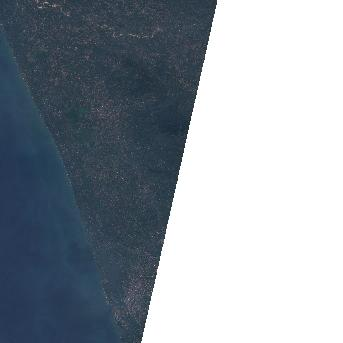
#> input picture Dataset Feasibility Study/Dataset feasibility check/output_data/satellite_2019.jpg, 343 x 343 px
$ python 04_complete_town_risk_assessment.py
#> lines starting #> are read from the running program, lines starting #| are printed output that depends on the picture; after the words box and inside, x2 and y2 are one past the last pixel; in counts of white or black regions, pixels touching at a corner belong together
import os
import json
import numpy as np
from PIL import Image
import matplotlib.pyplot as plt

print("=" * 75)
print("MODULE 4: COMPLETE INTEGRATED TOWN PLANNING RISK ASSESSMENT PIPELINE")
print("=" * 75)

BBOX = [76.30, 10.05, 76.40, 10.15]
TOWN_NAME = "Aluva / North Kochi (Periyar Basin, Kerala)"
GRID_SIZE = 60

os.makedirs("output_data", exist_ok=True)
provenance = {"module_4_risk_pipeline": "LIVE_SYNTHESIS"}

# -------------------------------------------------------------
# 1. Load Geospatial Datasets
# -------------------------------------------------------------
print("\n[+] Step 1: Loading Multi-Source Geospatial Datasets...")

# 1.1 Elevation DEM (Copernicus DEM)
dem_file = "output_data/elevation_dem.npy"
if os.path.exists(dem_file):
    raw_elevation = np.load(dem_file)
    img_elev = Image.fromarray(raw_elevation)
    elevation = np.array(img_elev.resize((GRID_SIZE, GRID_SIZE), Image.Resampling.BILINEAR))
else:
    print("⚠️ [WARNING: Using synthetic topography fallback]")
    y, x = np.mgrid[0:GRID_SIZE, 0:GRID_SIZE]
    elevation = 4.0 + 12.0 * (x / GRID_SIZE) + 6.0 * np.sin(y / 4.0)

# 1.2 Water Distance Matrix (OpenStreetMap Hydrography)
water_file = "output_data/water_distance_matrix.npy"
if os.path.exists(water_file):
    raw_dist = np.load(water_file)
    img_w = Image.fromarray(raw_dist)
    water_dist = np.array(img_w.resize((GRID_SIZE, GRID_SIZE), Image.Resampling.BILINEAR))
else:
    print("⚠️ [WARNING: Using synthetic water channel fallback]")
    water_dist = np.zeros((GRID_SIZE, GRID_SIZE))
    for r in range(GRID_SIZE):
        for c in range(GRID_SIZE):
            river_c = int(GRID_SIZE * 0.45 + 4 * np.sin(r / 4.0))
            water_dist[r, c] = abs(c - river_c) * 150.0

# 1.3 Satellite Multi-Temporal Landcover / Built-up Masks
sat_2019_path = "output_data/satellite_2019.jpg"
sat_2024_path = "output_data/satellite_2024.jpg"

if os.path.exists(sat_2019_path) and os.path.exists(sat_2024_path):
    img_19 = Image.open(sat_2019_path).convert('RGB').resize((GRID_SIZE, GRID_SIZE))
    img_24 = Image.open(sat_2024_path).convert('RGB').resize((GRID_SIZE, GRID_SIZE))
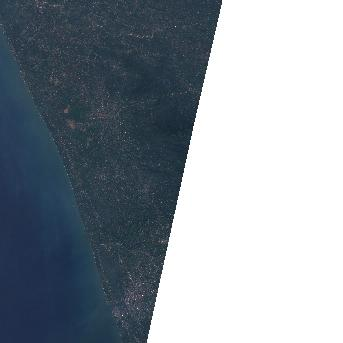
#> input picture Dataset Feasibility Study/Dataset feasibility check/output_data/satellite_2024.jpg, 343 x 343 px
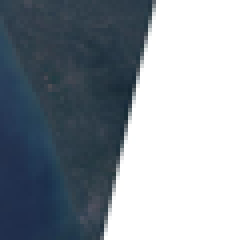
#> img_24: PIL image 60x60 RGB (shown 4 times larger); mean R, G, B 141.4, 150.2, 158.5
    arr_19 = np.array(img_19, dtype=float)
    arr_24 = np.array(img_24, dtype=float)

    # 1. Mask out nodata background (outside satellite orbit swath)
    valid_land = (arr_19[:, :, 0] > 15) & (arr_19[:, :, 0] < 240) & \
                 (arr_24[:, :, 0] > 15) & (arr_24[:, :, 0] < 240)
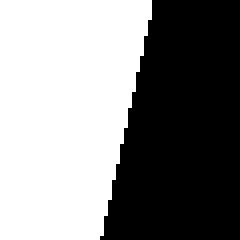
#> valid_land: shape (60, 60) bool (shown 4 times larger); 53.1% white; 1 black region, box (x1, y1, x2, y2) and area: (25, 0, 60, 60) 1687

    # 2. Extract significant spectral expansion clusters
    spectral_diff = np.mean(np.abs(arr_24 - arr_19), axis=2)
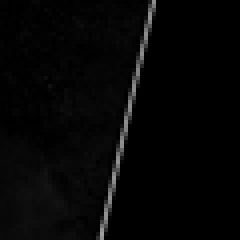
#> spectral_diff: shape (60, 60) float64 (shown 4 times larger); min 0, max 160.3, mean 5.7
    if np.any(valid_land):
        diff_thresh = np.percentile(spectral_diff[valid_land], 80)
#> diff_thresh = 9
        new_urban_growth = valid_land & (spectral_diff >= diff_thresh)
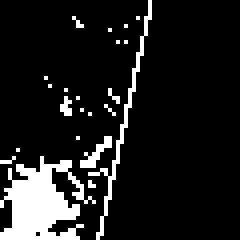
#> new_urban_growth: shape (60, 60) bool (shown 4 times larger); 11.7% white; 22 white regions (19 under 20 px), largest, box (x1, y1, x2, y2) and area: (0, 39, 24, 60) 277, (22, 0, 38, 60) 77, (20, 34, 28, 42) 24
    else:
        new_urban_growth = np.zeros((GRID_SIZE, GRID_SIZE), dtype=bool)
else:
    print("⚠️ [WARNING: Using synthetic urban expansion mask]")
    np.random.seed(42)
    new_urban_growth = np.zeros((GRID_SIZE, GRID_SIZE), dtype=bool)
    new_urban_growth[15:25, 10:20] = True
    new_urban_growth[35:45, 15:25] = True

# -------------------------------------------------------------
# 2. Multi-Criteria Risk Scoring Engine (Project Novelty)
# -------------------------------------------------------------
print("\n[+] Step 2: Executing Multi-Criteria Flood & Growth Risk Scoring...")

low_elevation_thresh = float(np.percentile(elevation, 30)) # Lowest 30% elevation tier (<8m ASL)
water_buffer_thresh = 350.0                                # Within 350m of water channels

is_low_elevation = elevation <= low_elevation_thresh
is_near_water = water_dist <= water_buffer_thresh

# [5 lines of commented-out code are left out]

risk_map = np.zeros((GRID_SIZE, GRID_SIZE), dtype=int)
risk_map[new_urban_growth & (~is_low_elevation) & (~is_near_water)] = 1
risk_map[new_urban_growth & (is_low_elevation ^ is_near_water)] = 2
risk_map[new_urban_growth & is_low_elevation & is_near_water] = 3

total_new_pixels = int(np.sum(new_urban_growth))
#> total_new_pixels = 420
high_risk_pixels = int(np.sum(risk_map == 3))
med_risk_pixels = int(np.sum(risk_map == 2))
low_risk_pixels = int(np.sum(risk_map == 1))

print(f"    Total New Urban Expansion Detected: {total_new_pixels} zones")
#|     Total New Urban Expansion Detected: 420 zones
print(f"    -> High Risk Zones (Floodplain + Water Proximity): {high_risk_pixels} zones ({high_risk_pixels/max(1,total_new_pixels)*100:.1f}%)")
#|     -> High Risk Zones (Floodplain + Water Proximity): 15 zones (3.6%)
print(f"    -> Medium Risk Zones (Moderate Hazard): {med_risk_pixels} zones ({med_risk_pixels/max(1,total_new_pixels)*100:.1f}%)")
#|     -> Medium Risk Zones (Moderate Hazard): 218 zones (51.9%)
print(f"    -> Safe / Low Risk Development: {low_risk_pixels} zones ({low_risk_pixels/max(1,total_new_pixels)*100:.1f}%)")
#|     -> Safe / Low Risk Development: 187 zones (44.5%)

# -------------------------------------------------------------
# 3. Create Multi-Panel Research Figure
# -------------------------------------------------------------
print("\n[+] Step 3: Generating Visual Research Artifacts...")
fig, axes = plt.subplots(2, 2, figsize=(16, 14))

# Subplot 1: Detected Urban Expansion
axes[0, 0].imshow(new_urban_growth, cmap='Blues', extent=[BBOX[0], BBOX[2], BBOX[1], BBOX[3]], origin='lower')
axes[0, 0].set_title("1. Detected Urban Growth / New Built-up (2019-2024)\n[Sentinel-2 Satellite Surface Reflectance Change]", fontweight='bold', fontsize=11)
axes[0, 0].set_xlabel("Longitude")
axes[0, 0].set_ylabel("Latitude")

# Subplot 2: Elevation & Topographic Sinks
c2 = axes[0, 1].imshow(elevation, cmap='terrain', extent=[BBOX[0], BBOX[2], BBOX[1], BBOX[3]], origin='lower')
axes[0, 1].contour(np.linspace(BBOX[0], BBOX[2], GRID_SIZE), np.linspace(BBOX[1], BBOX[3], GRID_SIZE),
                   elevation, levels=5, colors='black', alpha=0.3)
plt.colorbar(c2, ax=axes[0, 1], label='Elevation (m ASL)')
axes[0, 1].set_title(f"2. Topographic Sinks & Lowlands (<{low_elevation_thresh:.1f}m)\n[Copernicus Global DEM (GLO-90/30)]", fontweight='bold', fontsize=11)
axes[0, 1].set_xlabel("Longitude")
axes[0, 1].set_ylabel("Latitude")

# Subplot 3: Water Proximity & River Buffers
c3 = axes[1, 0].imshow(water_dist, cmap='PuBu_r', extent=[BBOX[0], BBOX[2], BBOX[1], BBOX[3]], origin='lower')
plt.colorbar(c3, ax=axes[1, 0], label='Distance (m)')
axes[1, 0].set_title("3. River Basin & Drainage Buffers (<350m)\n[OpenStreetMap Hydrography Network]", fontweight='bold', fontsize=11)
axes[1, 0].set_xlabel("Longitude")
axes[1, 0].set_ylabel("Latitude")

# Subplot 4: Final Synthesized Risk Assessment Map
risk_rgb = np.ones((GRID_SIZE, GRID_SIZE, 4), dtype=float)
risk_rgb[:, :, 3] = 0.08 # Subtle background

risk_rgb[risk_map == 1] = [0.13, 0.69, 0.30, 0.90] # Green: Safe
risk_rgb[risk_map == 2] = [0.95, 0.70, 0.05, 0.90] # Amber: Watch
risk_rgb[risk_map == 3] = [0.90, 0.15, 0.15, 0.95] # Red: High Risk

axes[1, 1].imshow(risk_rgb, extent=[BBOX[0], BBOX[2], BBOX[1], BBOX[3]], origin='lower')
axes[1, 1].set_title("4. Synthesized Town Planning Risk Assessment Map\n[Red: High Flood Hazard | Yellow: Watch | Green: Safe]", fontweight='bold', fontsize=11)
axes[1, 1].set_xlabel("Longitude")
axes[1, 1].set_ylabel("Latitude")

plt.suptitle(f"Town Planning Risk Assessment: End-to-End System Output\nTown: {TOWN_NAME}", fontsize=14, fontweight='bold')
plt.tight_layout()
final_img_path = "output_data/04_complete_town_risk_map.png"
plt.savefig(final_img_path, dpi=200, bbox_inches='tight')
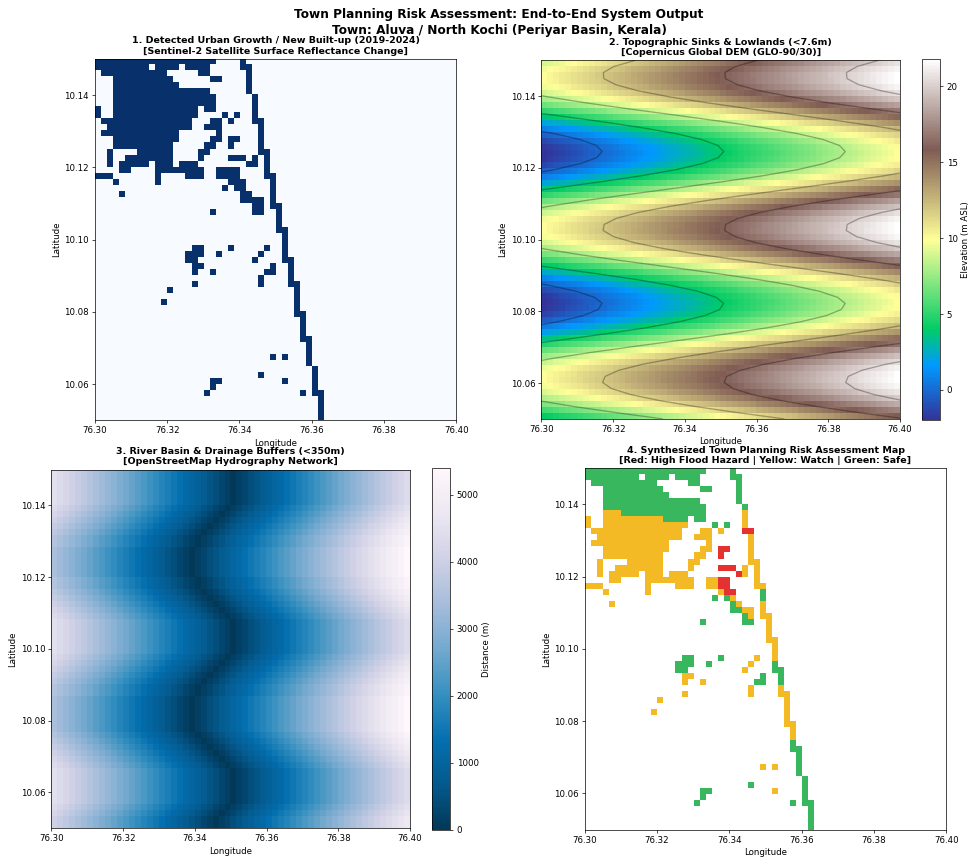
#> figure drawn by matplotlib, 6 panels
plt.close()
print(f"[OK] Saved comprehensive risk assessment plot -> {final_img_path}")

# -------------------------------------------------------------
# 4. Generate Interactive Standalone Leaflet HTML Map
# -------------------------------------------------------------
center_lat = (BBOX[1] + BBOX[3]) / 2.0
center_lon = (BBOX[0] + BBOX[2]) / 2.0

markers_js = []
high_risk_indices = np.argwhere(risk_map == 3)
if len(high_risk_indices) > 35:
    sample_idx = np.random.choice(len(high_risk_indices), 35, replace=False)
    high_risk_indices = high_risk_indices[sample_idx]

for r, c in high_risk_indices:
    lat = BBOX[1] + (r / (GRID_SIZE - 1)) * (BBOX[3] - BBOX[1])
    lon = BBOX[0] + (c / (GRID_SIZE - 1)) * (BBOX[2] - BBOX[0])
    elev_val = elevation[r, c]
    dist_val = water_dist[r, c]
    markers_js.append(f"""
    L.circleMarker([{lat:.5f}, {lon:.5f}], {{
        color: '#c0392b',
        fillColor: '#e74c3c',
        fillOpacity: 0.85,
        radius: 8
    }}).addTo(map).bindPopup(`
        <div style="font-family: sans-serif; font-size: 13px;">
            <b style="color: #c0392b;">⚠️ HIGH FLOOD RISK ZONE</b><br>
            <b>Town:</b> {TOWN_NAME}<br>
            <b>Elevation:</b> {elev_val:.1f} m ASL (Copernicus DEM)<br>
            <b>Distance to River:</b> {dist_val:.0f} m (OSM Buffer)<br>
            <b>Classification:</b> Unplanned Inundation Hazard<br>
            <b>Recommendation:</b> Require drainage audit before approval.
        </div>
    `);
    """)

leaflet_html = f"""<!DOCTYPE html>
<html>
<head>
    <title>Town Planning CV Risk Dashboard</title>
    <meta charset="utf-8" />
    <meta name="viewport" content="width=device-width, initial-scale=1.0">
    <link rel="stylesheet" href="https://unpkg.com/leaflet@1.9.4/dist/leaflet.css" />
    <script src="https://unpkg.com/leaflet@1.9.4/dist/leaflet.js"></script>
    <style>
        body {{ margin: 0; padding: 0; font-family: 'Segoe UI', Tahoma, Geneva, Verdana, sans-serif; }}
        #header {{ background: #1e293b; color: white; padding: 15px 25px; display: flex; justify-content: space-between; align-items: center; }}
        #header h1 {{ margin: 0; font-size: 20px; }}
        #stats {{ font-size: 14px; background: #334155; padding: 6px 14px; border-radius: 6px; }}
        #map {{ height: calc(100vh - 65px); width: 100%; }}
        .legend {{ background: white; padding: 12px; line-height: 1.5; border-radius: 6px; box-shadow: 0 2px 6px rgba(0,0,0,0.3); }}
        .legend i {{ width: 14px; height: 14px; float: left; margin-right: 8px; opacity: 0.9; border-radius: 50%; }}
    </style>
</head>
<body>
    <div id="header">
        <h1>🛰️ AI-Driven Town Planning Risk & Flood Hazard System</h1>
        <div id="stats"><b>Region:</b> {TOWN_NAME} | <b>High-Risk Zones Flagged:</b> {high_risk_pixels}</div>
    </div>
    <div id="map"></div>
    <script>
        var map = L.map('map').setView([{center_lat}, {center_lon}], 13);
        L.tileLayer('https://{{s}}.tile.openstreetmap.org/{{z}}/{{x}}/{{y}}.png', {{
            maxZoom: 18,
            attribution: '© OpenStreetMap contributors | Sentinel-2 STAC | Copernicus DEM'
        }}).addTo(map);

        var bounds = [[{BBOX[1]}, {BBOX[0]}], [{BBOX[3]}, {BBOX[2]}]];
        L.rectangle(bounds, {{color: "#3b82f6", weight: 2, fill: false}}).addTo(map);

        {''.join(markers_js)}

        var legend = L.control({{position: 'bottomright'}});
        legend.onAdd = function (map) {{
            var div = L.DomUtil.create('div', 'legend');
            div.innerHTML += '<b>Urban Flood Risk Legend</b><br>';
            div.innerHTML += '<i style="background: #e74c3c"></i> High Hazard (Sink + River Buffer)<br>';
            div.innerHTML += '<i style="background: #f1c40f"></i> Moderate Risk (Watch Zone)<br>';
            div.innerHTML += '<i style="background: #2ecc71"></i> Safe / Low Hazard<br>';
            return div;
        }};
        legend.addTo(map);
    </script>
</body>
</html>
"""

dashboard_html = "output_data/interactive_risk_dashboard.html"
with open(dashboard_html, "w", encoding="utf-8") as f:
    f.write(leaflet_html)
print(f"[OK] Saved interactive Leaflet map -> {dashboard_html}")
print("=" * 75)

with open("output_data/provenance_module_4.json", "w") as f:
    json.dump(provenance, f)
